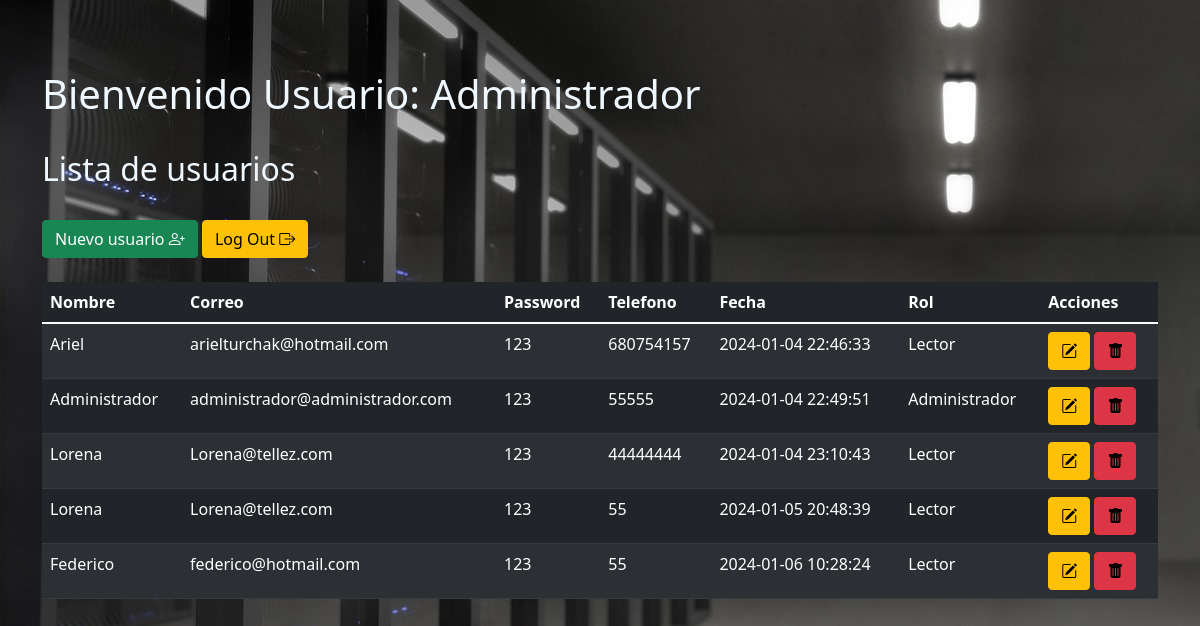
/views/user.php (signed in), run on the app's committed database.
### tables this page shows
CREATE TABLE `user` (
  `id` int(11) NOT NULL,
  `nombre` varchar(50) NOT NULL,
  `correo` varchar(50) NOT NULL,
  `telefono` varchar(50) NOT NULL,
  `password` varchar(50) NOT NULL,
  `fecha` timestamp NOT NULL DEFAULT current_timestamp() ON UPDATE current_timestamp(),
  `rol` int(11) NOT NULL
);

CREATE TABLE `permisos` (
  `id` int(11) NOT NULL,
  `rol` varchar(50) NOT NULL
);

### views/user.php (the view, shortened to what this page needs)
<!DOCTYPE html>
<html lang="en">
<head>
    <link rel="stylesheet" href="https://cdn.jsdelivr.net/npm/bootstrap-icons@1.11.3/font/bootstrap-icons.min.css">
    <link rel="stylesheet" href="../css/fontawesome-all.min.css">
    <link rel="stylesheet" href="../css/estilo.css">
    <link rel="stylesheet" href="../css/es.css">
</head>
<body>
    <div class="container is-fluid">
        <div class="col-xs-12">
            <h1>Bienvenido Usuario: <?php echo $_SESSION['nombre']; ?></h1>
            <br>
            <h2>Lista de usuarios</h2>
            <br>
            <div>
                <a class="btn btn-success" href="../index.php">Nuevo usuario
                    <i class="bi bi-person-plus"></i> </a>
                <a class="btn btn-warning" href="../includes/_sesion/cerrarSesion.php">Log Out
                    <i class="bi bi-box-arrow-right"></i>
                </a>
            </div>
            <br>
            <table class="table table-striped table-dark" id="table_id">
                <thead>
                    <tr>
                        <th>Nombre</th>
                        <th>Correo</th>
                        <th>Password</th>
                        <th>Telefono</th>
                        <th>Fecha</th>
                        <th>Rol</th>
                        <th>Acciones</th>
                    </tr>
                </thead>
                <tbody>
                    <?php
                    try {
                        $conexion = new PDO("mysql:host=localhost;dbname=r_user", "root", "");
                        $conexion->setAttribute(PDO::ATTR_ERRMODE, PDO::ERRMODE_EXCEPTION);
                        $query = "SELECT user.id, user.nombre, user.correo, user.password, user.telefono, user.fecha, permisos.rol
                                  FROM user
                                  LEFT JOIN permisos ON user.rol = permisos.id";
                        $stmt = $conexion->query($query);
                        while ($fila = $stmt->fetch(PDO::FETCH_ASSOC)) {
                    ?>
                            <tr>
                                <td><?php echo $fila['nombre']; ?></td>
                                <td><?php echo $fila['correo']; ?></td>
                                <td><?php echo $fila['password']; ?></td>
                                <td><?php echo $fila['telefono']; ?></td>
                                <td><?php echo $fila['fecha']; ?></td>
                                <td><?php echo $fila['rol']; ?></td>
                                <td>
                                    <a class="btn btn-warning" href="editar_user.php?id=<?php echo $fila['id'] ?> ">
                                        <i class="bi bi-pencil-square"></i></a>
                                    <a class="btn btn-danger" href="eliminar_user.php?id=<?php echo $fila['id'] ?>">
                                        <i class="bi bi-trash-fill text-black"></i></a>
                                </td>
                            </tr>
                        <?php
                        }
                    } catch (PDOException $e) {
                        echo "Error de conexión: " . $e->getMessage();
                    }
                        ?>
                </tbody>
            </table>
</body>
</html>

### css/estilo.css (style rules this page uses)
body { padding-top: 70px; }

### views/user.php (style rules this page uses)
body { background-image: url('../img/mobile-phone3.jpg'); color: aliceblue; }

### data on the page
user: nombre "Ariel", correo "arielturchak@hotmail.com", password "123", telefono "680754157", fecha "2024-01-04 22:46:33", permisos.rol "Lector"
user: nombre "Administrador", correo "administrador@administrador.com", password "123", telefono "55555", fecha "2024-01-04 22:49:51", permisos.rol "Administrador"
user: nombre "Lorena", correo "Lorena@tellez.com", password "123", telefono "44444444", fecha "2024-01-04 23:10:43", permisos.rol "Lector"
user: nombre "Lorena", correo "Lorena@tellez.com", password "123", telefono "55", fecha "2024-01-05 20:48:39", permisos.rol "Lector"
user: nombre "Federico", correo "federico@hotmail.com", password "123", telefono "55", fecha "2024-01-06 10:28:24", permisos.rol "Lector"

### other printed values
$_SESSION['nombre'] "Administrador"
